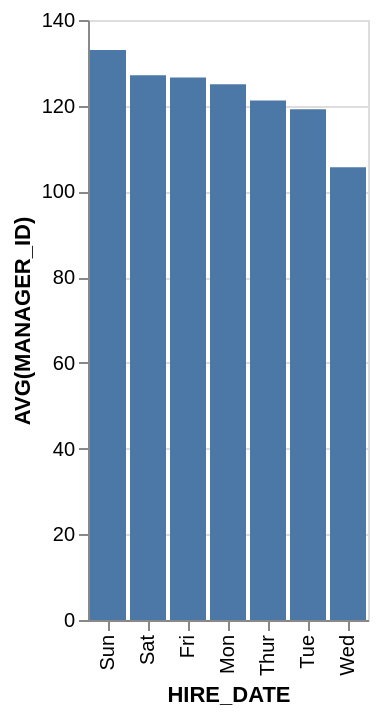

Vega-Lite specification stored for this chart:
### Vega-Lite specification from a JSON file in a GitHub repository (floating-point values rounded to 4 significant figures)
{"data": {"values": [{"x_data": "Sun", "y_data": 133}, {"x_data": "Sat", "y_data": 127.1}, {"x_data": "Fri", "y_data": 126.6}, {"x_data": "Mon", "y_data": 125}, {"x_data": "Thur", "y_data": 121.2}, {"x_data": "Tue", "y_data": 119.2}, {"x_data": "Wed", "y_data": 105.6}]}, "mark": "bar", "encoding": {"x": {"field": "x_data", "type": "nominal", "title": "HIRE_DATE", "sort": {"op": "sum", "field": "y_data", "order": "descending"}}, "y": {"field": "y_data", "type": "quantitative", "title": "AVG(MANAGER_ID)"}}}
